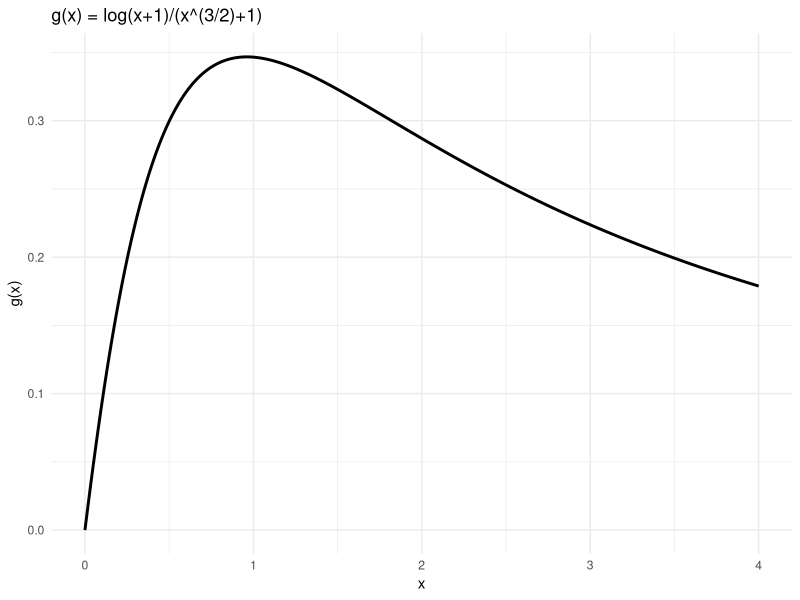
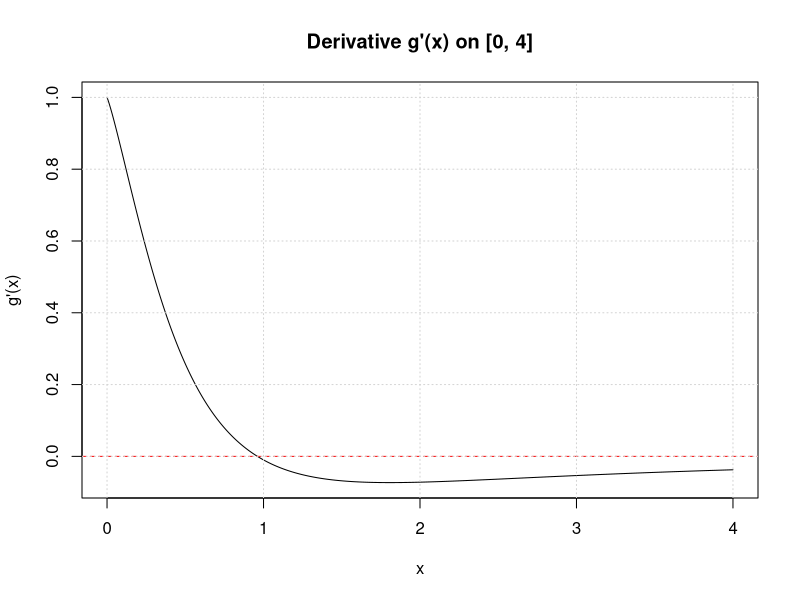
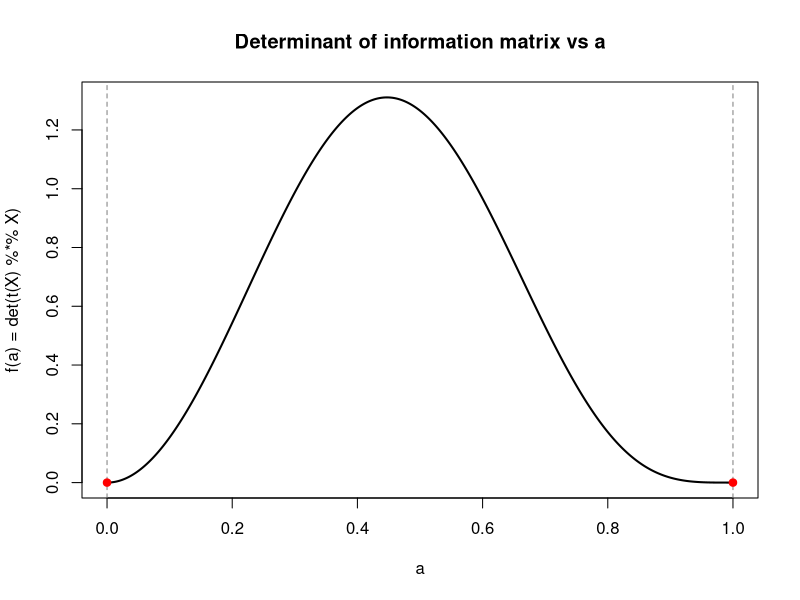

Generate these figures, in order, with R:
## ---- chunk 1
knitr::opts_chunk$set(echo = TRUE)
## ---- chunk 2

#1.1
library(ggplot2)
g <- function(x) log(x + 1) / (x^(3/2) + 1)

df <- data.frame(x = seq(0, 4, length.out = 1000))
df$g <- g(df$x)

ggplot(df, aes(x, g)) +
  geom_line(linewidth = 1) +
  labs(
    title = "g(x) = log(x+1)/(x^(3/2)+1)",
    x = "x", y = "g(x)"
  ) +
  theme_minimal()
## ---- chunk 3
#1.2
g_prime <- function(x) {
  ((x^(3/2) + 1)/(x + 1) - (3/2) * x^(1/2) * log(x + 1)) / (x^(3/2) + 1)^2
}

curve(g_prime(x), from = 0, to = 4, n = 1000,
      xlab = "x", ylab = "g'(x)",
      main = "Derivative g'(x) on [0, 4]")

abline(h = 0, lty = 2, col = "red")
grid()
## ---- chunk 4
#1.3

## Bisection method (root-finding) for interval [a, b]
bisect_root <- function(f, a, b, tol = 1e-10, max_iter = 200) {
  fa <- f(a); fb <- f(b)

  if (!is.finite(fa) || !is.finite(fb))
    stop("f(a) or f(b) is not finite.")

  if (fa == 0) return(list(root = a, f_root = fa, iter = 0, a = a, b = b))
  if (fb == 0) return(list(root = b, f_root = fb, iter = 0, a = a, b = b))

  ## Need a sign change for bisection
  if (fa * fb > 0)
    stop("No sign change on [a, b]. Choose an interval where f(a) and f(b) have opposite signs.")

  for (iter in 1:max_iter) {
    c <- (a + b) / 2
    fc <- f(c)

    if (!is.finite(fc))
      stop("f(midpoint) not finite; try a different interval.")

    if (abs(fc) < tol || (b - a) / 2 < tol)
      return(list(root = c, f_root = fc, iter = iter, a = a, b = b))

    if (fa * fc < 0) {
      b <- c; fb <- fc
    } else {
      a <- c; fa <- fc
    }
  }

  list(root = (a + b)/2, f_root = f((a + b)/2), iter = max_iter, a = a, b = b)
}

## Find a critical point of g by solving g'(x)=0 on a user-selected interval
find_local_max_g <- function(a, b, tol = 1e-10, max_iter = 200) {
  out <- bisect_root(g_prime, a, b, tol = tol, max_iter = max_iter)
  x_star <- out$root

  ## First-derivative sign change test: + to - indicates local max
  eps <- min(1e-4, (b - a) / 100)
  left  <- g_prime(max(a, x_star - eps))
  right <- g_prime(min(b, x_star + eps))

  type <- if (is.finite(left) && is.finite(right) && left > 0 && right < 0) {
    "local maximum (g' changes + to -)"
  } else if (is.finite(left) && is.finite(right) && left < 0 && right > 0) {
    "local minimum (g' changes - to +)"
  } else {
    "critical point found; sign-change unclear on chosen interval"
  }

  list(x_star = x_star, g_at_x_star = g(x_star), type = type, details = out)
}

## Test
a = 0 
b = 4
res <- find_local_max_g(a = a, b = b)
## ---- chunk 5
res
## ---- chunk 6
#1.4
## Secant method for root finding
secant_root <- function(f, x0, x1, tol = 1e-10, max_iter = 200) {
  f0 <- f(x0); f1 <- f(x1)

  if (!is.finite(f0) || !is.finite(f1))
    stop("f(x0) or f(x1) is not finite.")

  if (f0 == 0) return(list(root = x0, f_root = f0, iter = 0, x0 = x0, x1 = x1))
  if (f1 == 0) return(list(root = x1, f_root = f1, iter = 0, x0 = x0, x1 = x1))

  for (iter in 1:max_iter) {
    denom <- (f1 - f0)
    if (denom == 0) stop("Secant breakdown: f(x1) - f(x0) = 0.")

    ## x_{n+1} = x_n - f(x_n) (x_n - x_{n-1}) / (f(x_n) - f(x_{n-1}))
    x2 <- x1 - f1 * (x1 - x0) / denom

    if (!is.finite(x2)) stop("Non-finite iterate produced; try different starting values.")

    if (abs(x2 - x1) < tol)
      return(list(root = x2, f_root = f(x2), iter = iter, x0 = x0, x1 = x1))

    ## shift (x0,f0) <- (x1,f1), (x1,f1) <- (x2,f2)
    x0 <- x1; f0 <- f1
    x1 <- x2; f1 <- f(x1)

    if (!is.finite(f1)) stop("Non-finite f(x) encountered; try different starting values.")
    if (abs(f1) < tol)  # optional early stop on function value
      return(list(root = x1, f_root = f1, iter = iter, x0 = x0, x1 = x1))
  }

  list(root = x1, f_root = f1, iter = max_iter, x0 = x0, x1 = x1)
}

## Find local max of g by applying secant to g'
find_local_max_g_secant <- function(x0, x1, tol = 1e-10, max_iter = 200) {
  out <- secant_root(g_prime, x0, x1, tol = tol, max_iter = max_iter)
  x_star <- out$root

  ## First-derivative sign-change check (heuristic)
  eps <- min(1e-4, abs(x1 - x0) / 100)
  left  <- g_prime(x_star - eps)
  right <- g_prime(x_star + eps)

  type <- if (is.finite(left) && is.finite(right) && left > 0 && right < 0) {
    "local maximum (g' changes + to -)"
  } else if (is.finite(left) && is.finite(right) && left < 0 && right > 0) {
    "local minimum (g' changes - to +)"
  } else {
    "critical point found; sign-change unclear from starting values"
  }

  list(x_star = x_star, g_at_x_star = g(x_star), type = type, details = out)
}

## Test
x0 = 0.2
x1 = 1
res <- find_local_max_g_secant(x0 = x0, x1 = x1)
## ---- chunk 7
res
## ---- chunk 8
## 1.5
# The "true" maximizer x* on [0,4]
# Find sign changes of g' on a fine grid, then bisect in the first bracket.
grid <- seq(0, 4, length.out = 2001)
vals <- g_prime(grid)

idx <- which(diff(sign(vals)) != 0)  # sign changes
if (length(idx) == 0) stop("No sign change found on [0,4]; cannot bracket a root.")

a_star <- grid[idx[1]]
b_star <- grid[idx[1] + 1]
true_out <- bisect_root(g_prime, a_star, b_star, tol = 1e-14, max_iter = 2000)
x_true <- true_out$root

## Bisection: test many [a,b]
bisect_grid <- expand.grid(
  a = seq(0, 3.5, by = 0.5),
  b = seq(0.5, 4.0, by = 0.5)
) 
bisect_grid <- subset(bisect_grid, a < b)

## Secant: test many (x0,x1) pairs
secant_grid <- expand.grid(
  x0 = seq(0.0, 3.5, by = 0.5),
  x1 = seq(0.5, 4.0, by = 0.5)
)  
secant_grid <- subset(secant_grid, x0 < x1)

## Helper: run safely and return a row
run_one <- function(method, p1, p2, tol_root = 1e-4) {
  if (method == "bisection") {
    out <- tryCatch(bisect_root(g_prime, p1, p2), error = function(e) NULL)
    root <- if (is.null(out)) NA_real_ else out$root
    iter <- if (is.null(out)) NA_integer_ else out$iter
    status <- if (is.null(out)) "fail" else "ok"
    data.frame(method = method, start1 = p1, start2 = p2,
               status = status,
               root = root,
               true_root_found = isTRUE(!is.na(root) && abs(root - x_true) <= tol_root),
               iterations = iter)
  } else {
    out <- tryCatch(secant_root(g_prime, p1, p2), error = function(e) NULL)
    root <- if (is.null(out)) NA_real_ else out$root
    iter <- if (is.null(out)) NA_integer_ else out$iter
    status <- if (is.null(out)) "fail" else "ok"
    data.frame(method = method, start1 = p1, start2 = p2,
               status = status,
               root = root,
               true_root_found = isTRUE(!is.na(root) && abs(root - x_true) <= tol_root),
               iterations = iter)
  }
}

## Run and bind results
bisect_res <- do.call(rbind, lapply(seq_len(nrow(bisect_grid)), function(i)
  run_one("bisection", bisect_grid$a[i], bisect_grid$b[i])
)) 

secant_res <- do.call(rbind, lapply(seq_len(nrow(secant_grid)), function(i)
  run_one("secant", secant_grid$x0[i], secant_grid$x1[i])
))

results <- rbind(bisect_res, secant_res)

## Sort for readability
results <- results[order(results$method, results$start1, results$start2), ]

## Print summary table
results
## ---- chunk 9
# 2.1
f <- function(a) {
  x <- c(-1, -a, a, 1)

  X <- cbind(
    1,
    x,
    x^2,
    x^3
  )

  det(t(X) %*% X)
}
## ---- chunk 10
# 2.2
f <- function(a) {
  x <- c(-1, -a, a, 1)
  X <- cbind(1, x, x^2, x^3)
  det(t(X) %*% X)
}

aa <- seq(0, 1, length.out = 2001)
ff <- sapply(aa, f)

plot(aa, ff, type = "l", lwd = 2,
     xlab = "a", ylab = "f(a) = det(t(X) %*% X)",
     main = "Determinant of information matrix vs a")

abline(v = c(0, 1), lty = 2, col = "grey50")
points(c(0, 1), c(f(0), f(1)), pch = 19, col = "red")

f0 <- f(0); f1 <- f(1)
## ---- chunk 11
# 2.3
opt <- optimize(f, interval = c(0, 1), maximum = TRUE)
